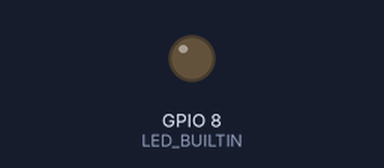
Bench run of a sketch on a simulated ESP32-C3. Shown: output pins drawn as LEDs (lit = HIGH).

Above: at 1.0 s.
At 5.5 s:
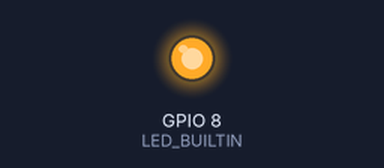
Timing chart, 0 to 6.9 s (numbered marks = the images above):
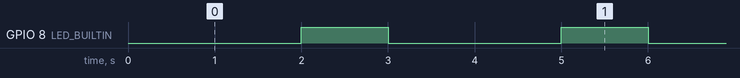

Measured:
- by itself, GPIO 8 (LED_BUILTIN): alternates HIGH for 1.0 s and LOW for 2.0 s

The sketch:

ESP32C3-devkit-helloWorld.ino
```cpp
#define LED_BUILTIN 8 // Internal LED pin is 8 as per schematic

// the setup function runs once when you press reset or power the board
void setup() {
  // initialize digital pin LED_BUILTIN as an output.
  pinMode(LED_BUILTIN, OUTPUT);
}

// the loop function runs over and over again forever
void loop() {
  digitalWrite(LED_BUILTIN, LOW);   // turn the LED on (LOW because the LED is inverted)
  delay(2000);                      // wait for two seconds
  digitalWrite(LED_BUILTIN, HIGH);  // turn the LED off by making the voltage HIGH
  delay(1000);                      // wait for a second
}
```
